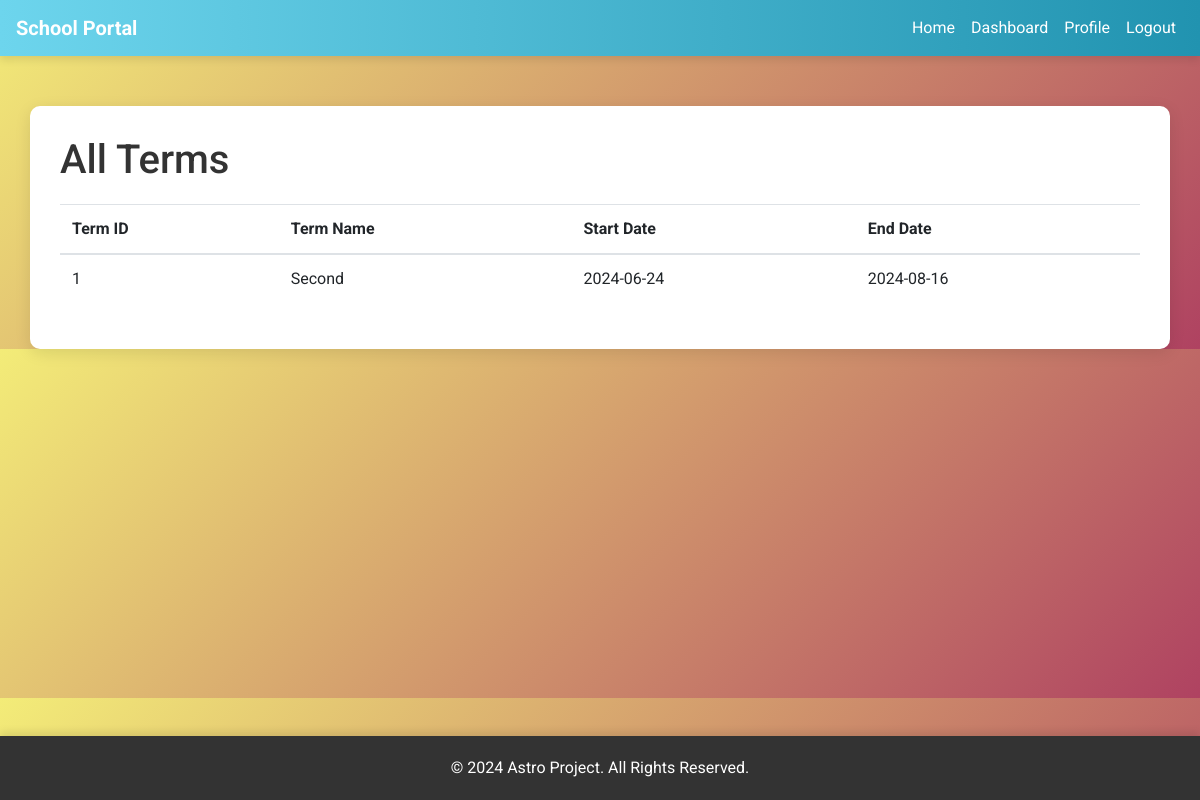
Screenshot of /view/terms (signed in) with the database file from the repository.
### school_project/models.py (models this page shows, shortened)
class Term(db.Model):
    __tablename__ = 'terms'
    id = db.Column(db.Integer, primary_key=True)
    academic_year_id = db.Column(db.Integer, db.ForeignKey(
        'academic_years.id'), nullable=True)
    name = db.Column(db.String(10), nullable=False)  # e.g., Semester 1
    start_date = db.Column(db.Date, nullable=False)
    end_date = db.Column(db.Date, nullable=False)
    academic_year = db.relationship('AcademicYear', back_populates='terms')

### school_project/principal/views.py (the view)
@principal.route("/view/terms", methods=['GET'])
@login_required
def view_terms():
    terms = Term.query.all()
    return render_template('view_terms.html', title='View Classes', terms=terms)

### school_project/models.py (called while the page is built)
@login_manager.user_loader
def load_user(user_id):
    return User.query.get(int(user_id))

### school_project/templates/view_terms.html
{% extends "base.html" %}
{% block content %}
    <h1>All Terms</h1>
    <table class="table">
        <thead>
            <tr>
                <th scope="col">Term ID</th>
                <th scope="col">Term Name</th>
                <th scope="col">Start Date</th>
                <th scope="col">End Date</th>
            </tr>
        </thead>
        <tbody>
            {% for term in terms %}
            <tr>
                <td>{{ term.id }}</td>
                <td>{{ term.name }}</td>
                <td>{{ term.start_date }}</td>
                <td>{{ term.end_date }}</td>
            </tr>
            {% endfor %}
        </tbody>
    </table>
{% endblock %}

### school_project/static/css/styles.css (style rules this page uses)
body { font-family: Arial, sans-serif; margin: 0; padding: 0; background-color: #f8f9fa; }
h1, h2, h3 { margin-bottom: 20px; }

### school_project/templates/base.html (style rules this page uses)
body { font-family: 'Roboto', sans-serif; background: linear-gradient(135deg, #f3ec78, #af4261); color: #333; margin: 0; padding: 0; overflow-x: hidden; }

### rows the page displays
Term: id "1", name "Second", start_date "2024-06-24", end_date "2024-08-16"
